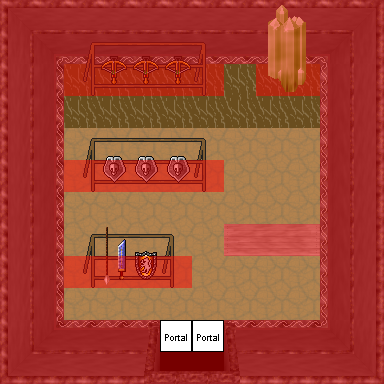

This game map was drawn from its Tiled (.tmx) file and the tilesets committed beside it. A one-line description and the trimmed map source follow:
An orthogonal 12x12 tile map with 32x32 px tiles, 7 tile layers (0_floor, 1_terrain, 2_object, 3_roof, ...), 9 tilesets.

<map version="1.2" tiledversion="1.2.4" orientation="orthogonal" renderorder="right-down" width="12" height="12" tilewidth="32" tileheight="32" infinite="0" nextlayerid="8" nextobjectid="1">
 <tileset firstgid="1" name="Unbenannt" tilewidth="32" tileheight="32" tilecount="1" columns="1">
  <image source="../../tileset/ground/brownground2.png" width="32" height="32" />
 </tileset>
 <tileset firstgid="2" name="Unbenannt" tilewidth="32" tileheight="32" tilecount="5" columns="5">
  <image source="../../tileset/ground/brown.png" width="160" height="32" />
 </tileset>
 <tileset firstgid="7" name="Unbenannt" tilewidth="32" tileheight="32" tilecount="5" columns="5">
  <image source="../../tileset/furniture/table/table_with_hob.png" width="160" height="32" />
 </tileset>
 <tileset firstgid="12" name="Unbenannt" tilewidth="32" tileheight="32" tilecount="18" columns="9">
  <image source="../../tileset/item/armor/weapons_rack.png" width="288" height="64" />
 </tileset>
 <tileset firstgid="30" name="Unbenannt" tilewidth="32" tileheight="32" tilecount="9" columns="3">
  <image source="../../tileset/ground/rock/green_crystal.png" width="96" height="96" />
 </tileset>
 <tileset firstgid="39" name="Unbenannt" tilewidth="32" tileheight="32" tilecount="24" columns="8">
  <image source="../../tileset/logic/portal.png" width="256" height="96" />
 </tileset>
 <tileset firstgid="63" name="Unbenannt" tilewidth="32" tileheight="32" tilecount="1" columns="1">
  <image source="../../tileset/logic/collision.png" width="32" height="32" />
 </tileset>
 <tileset firstgid="64" name="wall/int_grey" tilewidth="32" tileheight="32" tilecount="121" columns="11">
  <image source="../../tileset/building/wall/int_grey.png" width="352" height="352" />
 </tileset>
 <tileset firstgid="185" name="entrance/grey" tilewidth="32" tileheight="32" tilecount="25" columns="5">
  <image source="../../tileset/building/entrance/grey.png" width="160" height="160" />
 </tileset>
 <layer id="1" name="0_floor" width="12" height="12">
  <data>[144 cells, 144 non-empty, 5 distinct tile ids]</data>
 </layer>
 <layer id="2" name="1_terrain" width="12" height="12">
  <data>[144 cells, 76 non-empty, 24 distinct tile ids]</data>
 </layer>
 <layer id="3" name="2_object" width="12" height="12">
  <data>[144 cells, 32 non-empty, 22 distinct tile ids]</data>
 </layer>
 <layer id="4" name="3_roof" width="12" height="12">
  <data>[144 cells, 11 non-empty, 6 distinct tile ids]</data>
 </layer>
 <layer id="5" name="objects" width="12" height="12">
  <data>[144 cells, 2 non-empty, 1 distinct tile ids]</data>
 </layer>
 <layer id="6" name="collision" width="12" height="12" opacity="0.47">
  <data>[144 cells, 97 non-empty, 1 distinct tile ids]</data>
 </layer>
 <layer id="7" name="protection" width="12" height="12">
  <data>[144 cells, 0 non-empty, 0 distinct tile ids]</data>
 </layer>
</map>
